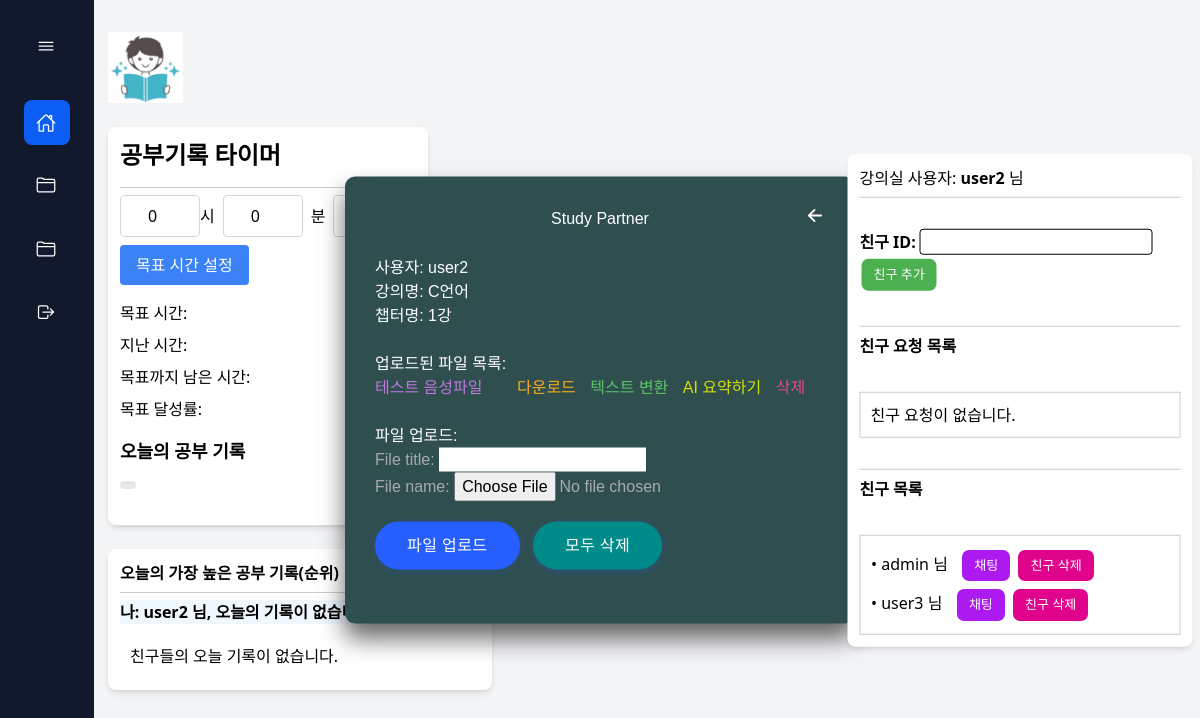
Before: /summary/summary_detail/C언어/1강/ (signed in) with the older database file.
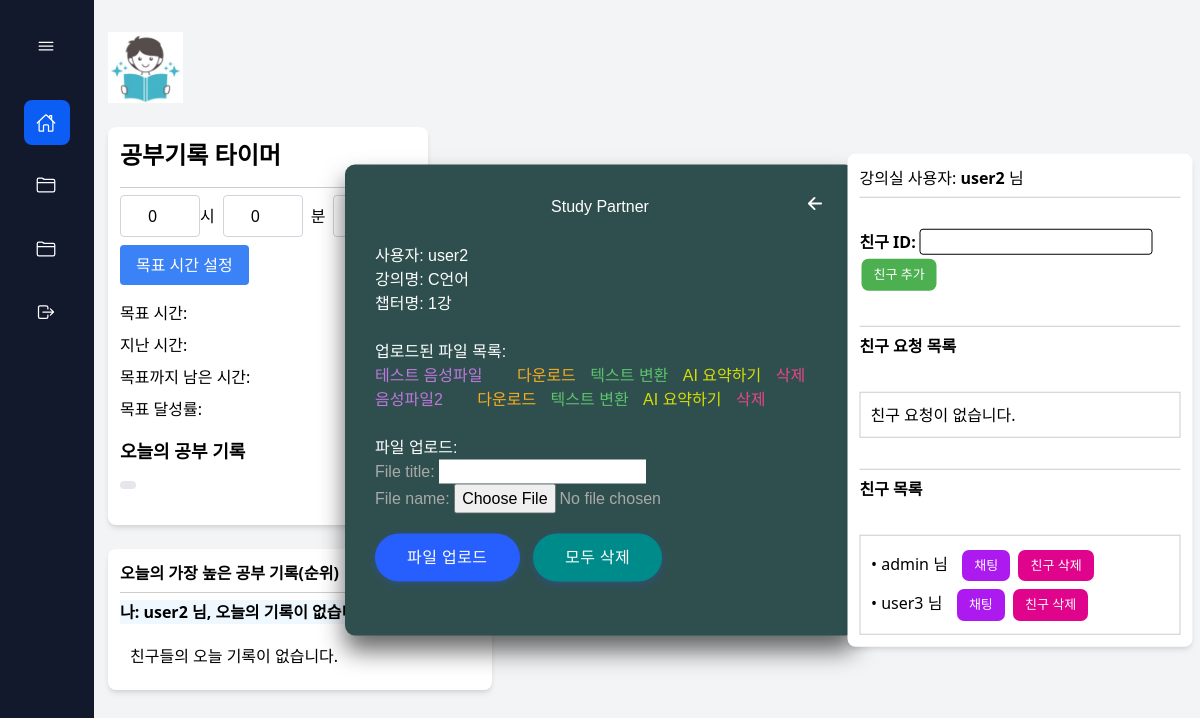
After: the same page with the newer database file.
### user/models.py (models this page shows, shortened)
class LectureChapter(models.Model):
    user = models.ForeignKey(User, on_delete=models.CASCADE, null=True)  # 사용자와의 외부 키 연결
    lecture = models.ForeignKey(Lecture, related_name='chapters', on_delete=models.CASCADE)
    chapter_name = models.CharField(max_length=100, null=True)  # 텍스트 형식의 챕터 이름 필드
    class Meta:
        verbose_name_plural = 'Lecture Chapters'

class Lecture(models.Model):
    title = models.CharField(max_length=100)

class Friendship(models.Model):
    user = models.ForeignKey(User, related_name='friendships', on_delete=models.CASCADE)
    friend = models.ForeignKey(User, related_name='friends', on_delete=models.CASCADE)
    created_at = models.DateTimeField(auto_now_add=True)
    class Meta:
        constraints = [
            models.UniqueConstraint(fields=['user', 'friend'], name='unique_friendship')
        ]

### summary/models.py (models this page shows, shortened)
class UploadFile_summary(models.Model):
    user = models.ForeignKey(User, on_delete=models.CASCADE, null=True)
    chapter = models.ForeignKey(LectureChapter, on_delete=models.CASCADE, null=True)
    file_title = models.CharField(max_length=50, default="")
    file_name = models.FileField(null=True)

### summary/views.py (the view)
# urls.py: path('summary_detail/<str:lecture_name>/<str:chapter_name>/', views.summary_detail_view, name='summary_detail'),  # summary_detail
def summary_detail_view(request, lecture_name, chapter_name):
    chapter = LectureChapter.objects.filter(lecture__title=lecture_name, chapter_name=chapter_name).first()
    current_user = request.user
    lecture_chapters = LectureChapter.objects.filter(user=current_user).select_related('lecture').order_by('lecture__title')
    if not chapter:
        raise Http404("챕터를 찾을 수 없습니다.")
    lectures = []
    for chapter_obj in lecture_chapters:
        lecture_title = chapter_obj.lecture.title
        chapter_name = chapter_obj.chapter_name
        lecture_url = reverse('user:lecture_detail', kwargs={'lecture_name': lecture_title})
        chapter_url = reverse('upload:chapter_detail', kwargs={'lecture_name': lecture_title, 'chapter_name': chapter_name})
        if not any(lecture['lecture'] == lecture_title for lecture in lectures):
            lectures.append({'lecture': lecture_title, 'chapters': []})
        lectures[-1]['chapters'].append({'chapter_name': chapter_name, 'chapter_url': chapter_url, 'lecture_url': lecture_url})
    uploaded_files = UploadFile_summary.objects.filter(chapter=chapter)
    form = UploadFile_summaryForm(request.POST or None, request.FILES or None)
    friend_requests = FriendRequest.objects.filter(to_user=request.user)
    user = request.user
    friends = Friendship.objects.filter(user=user).select_related('friend')
    user_timezone = pytz.timezone('Asia/Seoul')  # 사용자의 시간대로 설정
    today = timezone.now().astimezone(user_timezone).date()
    start_of_day = timezone.make_aware(datetime.combine(today, datetime.min.time()))
    end_of_day = start_of_day + timedelta(days=1)
    sessions = Study_TimerSession.objects.filter(user=request.user).order_by('-date')
    for session in sessions:
        session.records = convert_to_timedelta(session.records)
    today_sessions = sessions.filter(date__date=today)
    today_record_value = None
    today_record = None  # today_record 변수를 미리 정의
    if today_sessions:
        today_record = max(today_sessions, key=lambda session: session.records)
        today_record_value = convert_to_timedelta(today_record.records)  # timedelta로 변환
    friends_records = []
    for friendship in friends:
        friend = friendship.friend
        friend_today_sessions = Study_TimerSession.objects.filter(user=friend, date__range=(start_of_day, end_of_day))
        if friend_today_sessions:
            best_record = max(friend_today_sessions, key=lambda session: session.records)
            friends_records.append((friend.username, convert_to_timedelta(best_record.records)))
    if today_record_value:
        friends_records.append((user.username, today_record_value))
    friends_records.sort(key=lambda x: x[1], reverse=True)
    context = {
        'chapter': chapter,
        'lectures': lectures,
        'chapter_name': chapter_name,
        'uploaded_files': uploaded_files,  # 업로드된 파일들을 context에 추가
        'form': form,  # 폼을 context에 추가
        'request_user': user,
        'friend_requests': friend_requests,
        'friends_records': friends_records,
        'friends': friends,
        'today_record': today_record
        }
    return render(request, "summary/summary_detail.html", context)

### summary/templates/summary/summary_detail.html (shortened to what this page needs)
{% load static %}
{% block content %}
<!DOCTYPE html>
<html lang="ko">
<head>
    <link rel="stylesheet" href="https://cdnjs.cloudflare.com/ajax/libs/font-awesome/6.0.0-beta3/css/all.min.css">
</head>
<body id="body-pd">
    {% include "user/lecture_sidebar.html" %}
    <br>
    {% include "user/friend_record.html" %}
    <div class="custom-body">
        <div class="lecture-box">
            <h2>
                <span>Study Partner</span>
                <a href="{% url 'upload:chapter_detail' lecture_name=chapter.lecture.title chapter_name=chapter.chapter_name %}">
                    <ion-icon name="arrow-back-outline" class="lecture_urllink2 nav__toggle2 study-partner-backion" id="back-toggle"></ion-icon>
                </a>
            </h2>
            <div class="user-box">
                <p style="color:white">사용자: {{ user.username }} </p>
            </div>
            <div class="user-box">
                <p style="color:white">강의명: {{ chapter.lecture.title }} </p>
            </div>
            <div class="user-box">
                <p style="color:white">챕터명: {{ chapter.chapter_name }} </p>
            </div><br>
            <div class="user-box">
                <p style="color:white">업로드된 파일 목록: </p>
                <ul>
                    {% for file in uploaded_files %}
                        <li>
                            <a href="{{ file.file_name.url }}" class="lecture_urllink" style="color: rgb(190, 119, 220)">{{ file.file_title }}</a>
                            <a href="{{ file.file_name.url }}" class="lecture_urllink" style="margin-left: 30px; color: rgb(250, 173, 30);" download="{{ file.file_name.name }}">
                                다운로드
                            </a>
                            <a style="margin-left: 10px; color: rgb(92, 194, 107);" class="lecture_urllink" href="{% url 'summary:stt_view' lecture_name=chapter.lecture.title chapter_name=chapter.chapter_name file_id=file.pk %}" onclick="showLoader(event); return false;">
                                텍스트 변환
                            </a>
                            <a style="margin-left: 10px; color: rgb(213, 221, 7);" class="lecture_urllink"
                               href="{% url 'summary:show_summary_view' lecture_name=chapter.lecture.title chapter_name=chapter.chapter_name file_id=file.pk %}" onclick="showLoader(event); return false;">
                                AI 요약하기
                            </a>
                            <form id="delete-form-{{ file.id }}" method="post" action="{% url 'summary:delete_file_summary' file.id %}" style="display:inline;">
                                <button type="button" onclick="confirmDelete('{{ file.id }}')" style="margin-left: 10px; color: rgb(230, 71, 137);">삭제</button>
                            </form>
                        </li>
                    {% endfor %}
                </ul>
            </div><br>
            <div>
                <p style="color:white">파일 업로드: </p>
                <form id="upload-form" method="post" action="{% url 'summary:upload_file_summary' lecture_name=chapter.lecture.title chapter_name=chapter.chapter_name %}" enctype="multipart/form-data" style="color: darkgray">
                    {{ form.as_p }}
                    <br>
                    <div class="index_studypartner_buttonlist" style="text-align: center; display: ruby-text;">
                        <button type="submit" style="margin-left: 0px;">파일 업로드</button>&nbsp;&nbsp;
                        <button type="button" onclick="resetUploadForm()" class="reverse dark" style="background-color: darkcyan;">모두 삭제</button>&nbsp;&nbsp;
                    </div>
                </form>
            </div>
        </div>
    </div>
    <div class="lecture-box2">
        {% include "user/friend.html" %}
    </div>
</body>
</html>
{% endblock %}

### user/templates/user/friend_record.html (shortened to what this page needs)
{% load static %}
{% block content %}
<!DOCTYPE html>
<html lang="ko">
<head>
</head>
<body class="bg-gray-100">
    <div class="max-w-sm bg-white p-3 rounded-lg shadow-md">
        <h3><b>오늘의 가장 높은 공부 기록(순위)</b></h3>
        <hr style="border-top: 0.5px solid #ccc; width: 100%; margin: 7px 0;">
        {% if today_record %}
            <p class="my-record">
                나: <b>{{ request_user.username }}</b> 님, 오늘의 최고 기록: <b>{{ today_record.records }}</b>
            </p>
        {% else %}
            <p class="my-record">
                나: <b>{{ request_user.username }}</b> 님, 오늘의 기록이 없습니다.
            </p>
        {% endif %}
        <div class="record-container">
            {% if friends_records %}
                <ul style="list-style-type: none; padding-left: 0;">
                    {% for friend_username, best_record in friends_records %}
                        <li>
                            <span>{{ forloop.counter }}등:</span> <b>{{ friend_username }}</b> 님, 오늘의 최고 기록: <b>{{ best_record }}</b>
                        </li>
                    {% endfor %}
                </ul>
            {% else %}
                <p>친구들의 오늘 기록이 없습니다.</p>
            {% endif %}
        </div>
    </div>
</body>
</html>
{% endblock %}

### user/templates/user/friend.html (shortened to what this page needs)
{% load static %}
{% block content %}
<!DOCTYPE html>
<html lang="ko">
<head>
</head>
<body class="bg-gray-100">
    <div class="max-w-sm bg-white p-3 rounded-lg shadow-md">
    <span>강의실 사용자: <b>{{ request.user.username }}</b> 님</span><br>
    <hr style="border-top: 0.8px solid #ccc; width: 100%; margin: 7px 0;">
    <br>
        <form id="add-friend-form" method="POST" action="{% url 'user:send_friend_request' %}">
            <label for="friend_id"><b>친구 ID:</b></label>
            <input type="text" id="friend_id" name="friend_id" required>
            <button type="button" id="add-friend-btn"
                style="background-color: #4CAF50; border: none; color: white; padding: 6px 12px; text-align: center; text-decoration: none;
                    display: inline-block; font-size: 13px; margin: 4px 2px; cursor: pointer;border-radius: 7px;">친구 추가</button>
        </form>
    <br>
    <hr style="border-top: 0.5px solid #ccc; width: 100%; margin: 7px 0;">
    <h3><b>친구 요청 목록</b></h3><br>
    <div class="friend_request-container">
    {% if friend_requests %}
    {% for friend_request in friend_requests %}
        <p><b>{{ friend_request.from_user.username }}님</b>으로부터 친구 요청이 도착했습니다.</p>
    <div style="display: flex; align-items: center;">
        <form method="POST" action="{% url 'user:accept_friend_request' friend_request.id %}" style="margin-right: 10px;">
            {% csrf_token %}
            <button type="submit"
                    style="background-color: #43afc7; border: none; color: white; padding: 6px 12px; text-align: center; text-decoration: none; font-size: 13px; cursor: pointer; border-radius: 7px;">친구 요청 수락</button>
        </form>
        <form id="reject-form-{{ friend_request.id }}" method="POST" action="{% url 'user:reject_friend_request' friend_request.id %}">
            {% csrf_token %}
            <button type="button" onclick="confirmReject('{{ friend_request.id }}')"
                    style="background-color: #fd7f1e; border: none; color: white; padding: 6px 12px; text-align: center; text-decoration: none;
                          font-size: 13px; cursor: pointer; border-radius: 7px;">친구 요청 거절</button>
        </form>
    </div>
    {% endfor %}
    {% else %}
        <p>친구 요청이 없습니다.</p>
    {% endif %}
    </div>
    <br>
    <hr style="border-top: 0.5px solid #ccc; width: 100%; margin: 7px 0;">
        {% if friends %}
            <h3><b>친구 목록</b></h3><br>
            <div class="friend_list-container">
            <ul>
                {% for friendship in friends %}
                    <li>
                        • {{ friendship.friend.username }} 님
                        <form id="delete-form-{{ friendship.friend.id }}" method="POST" action="{% url 'user:delete_friend' friendship.friend.id %}" style="display:inline;">
                            <a href="{% url 'chatting:private_chat_room' user_id=friendship.friend.id %}"
                               style="background-color: #ac1aef; border: none; color: white; padding: 6px 12px; text-align: center; text-decoration: none;
                                       display: inline-block; font-size: 13px; margin: 4px 2px; cursor: pointer; border-radius: 7px; text-decoration: none;">채팅
                            </a>
                            <button type="button" onclick="confirmDelete('{{ friendship.friend.id }}')"
                                style="background-color: #df048b; border: none; color: white; padding: 6px 12px; text-align: center; text-decoration: none;
                                        display: inline-block; font-size: 13px; margin: 4px 2px; cursor: pointer;border-radius: 7px;">친구 삭제
                            </button>&nbsp;
                        </form>
                    </li>
                {% endfor %}
            </ul>
        {% else %}
        <h3><b>친구 목록</b></h3><br>
            <p>친구가 없습니다.</p>
        {% endif %}
            </div>
    </div>
</body>
</html>
{% endblock %}

Changed rows visible on the page:
added UploadFile_summary: file_title "음성파일2"
